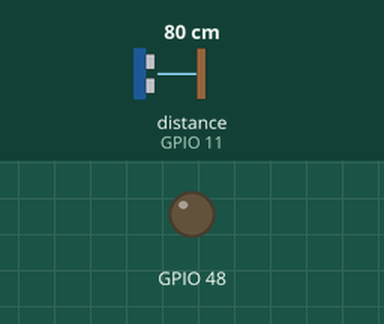
Bench run of a sketch on a simulated ESP32-S3. Parts: output pins drawn as LEDs (lit = HIGH). Wiring (inferred from the names in the program): ultrasonic range finder: trigger GPIO 12; echo GPIO 11. Inputs (shaded band) come from the test bench; at power-on: distance to the obstacle (sensor on GPIO 11) 80 cm. The echo pulse lasts 58.3 µs per cm; WiFi joins after 1.5 s; servers stay silent unless stated; pins used as bus, display or sensor lines are not drawn; what the sketch prints to the serial monitor is not drawn.

Above: at 3.2 s.
3.3 s: distance to the obstacle (sensor on GPIO 11) set to 13 cm
4.8 s: distance to the obstacle (sensor on GPIO 11) set to 10 cm
At 6.9 s:
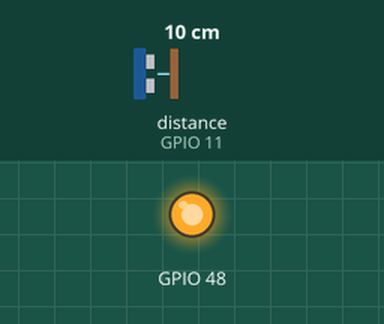
7.8 s: distance to the obstacle (sensor on GPIO 11) set to 18 cm
Timing chart, 0 to 10.8 s (numbered marks = the images above; inputs shaded):
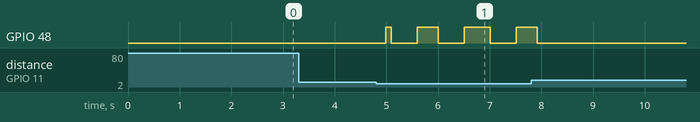

Measured:
- the behaviour switches between 12 and 11 cm on distance to the obstacle (sensor on GPIO 11) (found by bisection; images 0 and 1)
- after the input at 3.3 s, every drawn part: stays the same
- after the input at 4.8 s, GPIO 48: goes HIGH 0.10 s, LOW 0.51 s, HIGH 0.40 s, LOW 0.51 s, HIGH 0.51 s, LOW 0.51 s, then HIGH, starting after 0.19 s

The sketch:

Lab8_send.ino
```cpp
#include <WiFi.h>
#include <HTTPClient.h>
#include <SimpleDHT.h>
char ssid[] = "-";
char password[] = "-";
String url = "http://api.thingspeak.com/update?api_key=-";

int trig = 12;
int echo = 11;
int dua,dis=100,current,prev;
String data="";

void setup() {
  Serial.begin(115200);
  Serial.print("...");
  Serial.println(ssid);
  WiFi.mode(WIFI_STA);
  WiFi.begin(ssid, password);
  while (WiFi.status() != WL_CONNECTED) {
    Serial.print(".");
    delay(1000);
  }
  Serial.println("connect...");
  pinMode(LED_BUILTIN,OUTPUT);

  pinMode(trig,OUTPUT);
  pinMode(echo,INPUT);

  current=millis();
  prev=millis();
}

void loop() {

  digitalWrite(trig,LOW);
  delayMicroseconds(2);
  digitalWrite(trig,HIGH);
  delayMicroseconds(10);
  digitalWrite(trig,LOW);
  dua = pulseIn(echo,HIGH);
  dis = dua * 0.034 / 2;
  delay(100);
  current=millis();
  if(current-prev>20000){
    prev=millis();
    if(dis<=10){
      Serial.println("HIGH");
      data=url + "&field1=1";
    }else{
      Serial.println("LOW");
      data=url + "&field1=0";
    }
    HTTPClient http;
    http.begin(data);
    int httpCode = http.GET();
    if (httpCode == HTTP_CODE_OK){
      String payload = http.getString();
      // Serial.print("網頁內容=");
      // Serial.println(payload);
    } else {
      Serial.println("網路傳送失敗");
    }
    http.end();
  }
  if(dis<=10){
    if(current%1000>500){
      digitalWrite(LED_BUILTIN,HIGH);
    }else{
      digitalWrite(LED_BUILTIN,LOW);
    }
  }else{
    digitalWrite(LED_BUILTIN,LOW);
  }
}
```
